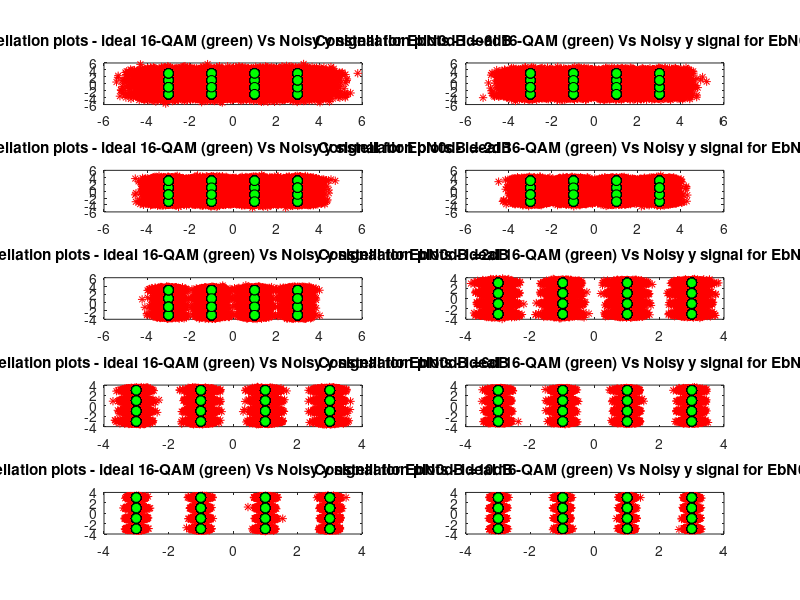
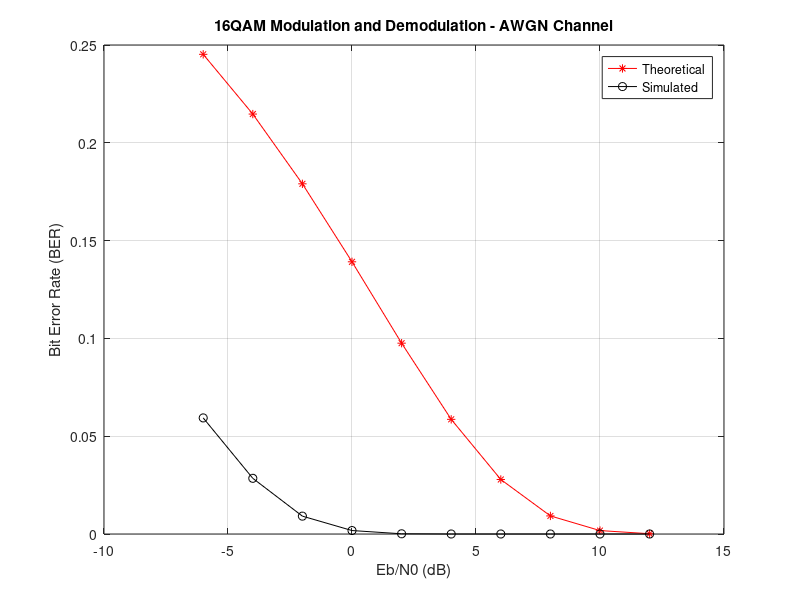

Source code (MATLAB) for these figures, in order:
clc; clear; close all;
N = 100000; 
EbN0dB = -6:2:12;
N = N + rem((4 - rem(N, 4)), 4);

x = rand(1, N) >= 0.5;
inputSymBin = reshape(x, 4, N/4)';
b = bin2dec(num2str(inputSymBin, '%-1d'))';
map = [-3 -3; -3 -1; -3 3; -3 1; -1 -3; -1 -1; -1 3; -1 1; 3 -3; 3 -1; 3 3; 3 1; 1 -3; 1 -1; 1 3; 1 1];
s = map(b(:) + 1, 1) + 1i * map(b(:) + 1, 2);
M=16; Rm=log2(M);

simulatedBER = zeros(1, length(EbN0dB));
theoreticalBER = zeros(1, length(EbN0dB));
count = 1;

for i = EbN0dB
   
      EbN0 = 10^(i / 10); 
    noiseSigma = sqrt(1/(2*log2(16)*EbN0));
    
    
    n=noiseSigma*(randn(1,length(s)) + 1i*randn(1,length(s)))';
    y=s+n;

    subplot(5,2,(i+6)/2+1)
    plot(real(y),imag(y),'r*');hold on;
    plot(real(s),imag(s),'ko','MarkerFaceColor','g','MarkerSize',7);hold off;
    title(['Constellation plots - ideal 16-QAM (green) Vs Noisy y signal for EbN0dB =',num2str(i),'dB']);
    
    demodSymbols = zeros(1, length(y));
    for j = 1:length(y)
        [~, minindex] = min(abs(y(j) - map(:, 1) - 1i * map(:, 2)));
        demodSymbols(j) = minindex - 1;
    end
    
    demodBits = dec2bin(demodSymbols, 4) - '0';
    demodBits = demodBits';
    demodBits = demodBits(:)';
    
    numErrors = sum(xor(x, demodBits));
    simulatedBER(count) = numErrors / N;
    theoreticalBER(count) = (2/Rm)*(1-1/sqrt(M))*erfc(sqrt((3*Rm/(2*(M-1)))*EbN0));
    count = count + 1;
end
figure;
plot(EbN0dB, theoreticalBER, 'r-*'); hold on;
plot(EbN0dB, simulatedBER, 'k-o'); hold off;
xlabel('Eb/N0 (dB)'); ylabel('Bit Error Rate (BER)');
legend('Theoretical','Simulated')
title('16QAM Modulation and Demodulation - AWGN Channel');
grid on;

